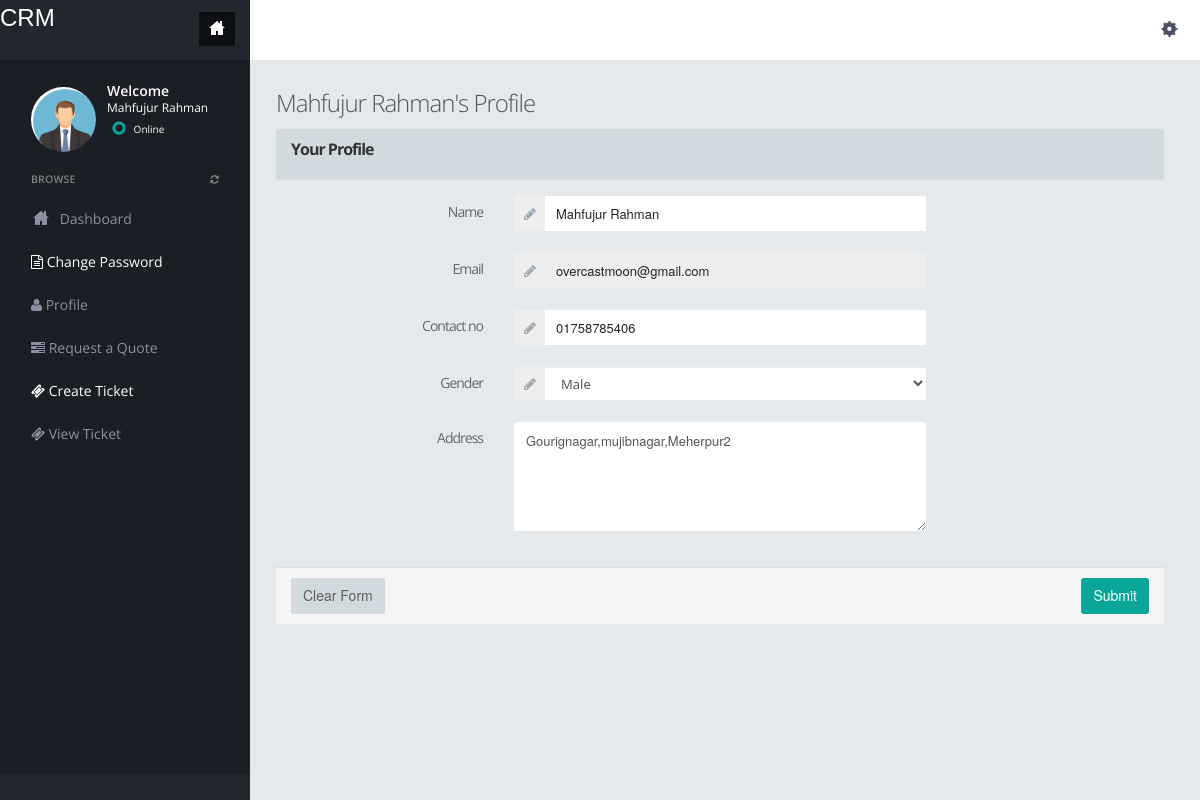
The page /profile.php (signed in) on the database its author committed.
### tables this page shows
CREATE TABLE `tbl_user` (
  `id` int(11) NOT NULL,
  `name` varchar(50) NOT NULL,
  `email` varchar(50) NOT NULL,
  `password` varchar(50) NOT NULL,
  `mobile` varchar(50) NOT NULL,
  `gender` varchar(10) NOT NULL,
  `address` varchar(255) NOT NULL,
  `status` int(11) NOT NULL
);

### profile.php (the view, shortened to what this page needs)
<?php
include("dbconnection.php");
?>
<!DOCTYPE html>
<html>
<head>
    <link href="admin/assets/plugins/pace/pace-theme-flash.css" rel="stylesheet" type="text/css" media="screen"/>
    <link href="admin/assets/plugins/boostrapv3/css/bootstrap.min.css" rel="stylesheet" type="text/css"/>
    <link href="admin/assets/plugins/boostrapv3/css/bootstrap-theme.min.css" rel="stylesheet" type="text/css"/>
    <link href="admin/assets/plugins/font-awesome/css/font-awesome.css" rel="stylesheet" type="text/css"/>
    <link href="admin/assets/css/animate.min.css" rel="stylesheet" type="text/css"/>
    <link href="admin/assets/plugins/jquery-scrollbar/jquery.scrollbar.css" rel="stylesheet" type="text/css"/>
    <link href="admin/assets/css/style.css" rel="stylesheet" type="text/css"/>
    <link href="admin/assets/css/responsive.css" rel="stylesheet" type="text/css"/>
    <link href="admin/assets/css/custom-icon-set.css" rel="stylesheet" type="text/css"/>
</head>
<body class="">
    <?php include("header.php");?>
    <div class="page-container row-fluid">
        <?php include("leftbar.php");?>
    </div>
</div>
<div class="footer-widget">
</div>
<div class="page-content">
    <div class="content">
        <div class="page-title">
            <h3><?php echo $_SESSION['name'];?>'s Profile</h3>
            <?php
            $email=$_SESSION['login'];
            $sql="SELECT * FROM tbl_user WHERE email='$email'";
            $query=mysqli_query($con,$sql);
            $num=mysqli_num_rows($query);
            if ($num>0) {
                while ($result=mysqli_fetch_array($query)) {
                    ?>
                    <div class="row">
                        <div class="col-md-12">
                            <form class="form-horizontal" method="post" enctype="multipart/form-data">
                                <div class="panel panel-default">
                                    <div class="panel-heading">
                                        <h3 class="panel-title"><strong>Your Profile</h3>
                                        </div>
                                        <div class="panel-body">
                                            <div class="form-group">
                                                <label class="col-md-3 col-xs-12 control-label">Name</label>
                                                <div class="col-md-6 col-xs-12">
                                                    <div class="input-group">
                                                        <span class="input-group-addon"><span class="fa fa-pencil"></span></span>
                                                        <input type="text" name="name" value="<?php echo $result['name'];?>" class="form-control"/>
                                                    </div>
                                                </div>
                                            </div>
                                            <div class="form-group">
                                                <label class="col-md-3 col-xs-12 control-label"> Email </label>
                                                <div class="col-md-6 col-xs-12">
                                                    <div class="input-group">
                                                        <span class="input-group-addon"><span class="fa fa-pencil"></span></span>
                                                        <input type="text"  value="<?php echo $result['email'];?>" disabled="disabled" class="form-control"/>
                                                    </div>
                                                </div>
                                            </div>
                                            <div class="form-group">
                                                <label class="col-md-3 col-xs-12 control-label">Contact no </label>
                                                <div class="col-md-6 col-xs-12">
                                                    <div class="input-group">
                                                        <span class="input-group-addon"><span class="fa fa-pencil"></span></span>
                                                        <input type="text"  name="mobile" value="<?php echo $result['mobile'];?>"  maxlength="11" class="form-control"/>
                                                    </div>
                                                </div>
                                            </div>
                                            <div class="form-group">
                                                <label class="col-md-3 col-xs-12 control-label">Gender </label>
                                                <div class="col-md-6 col-xs-12">
                                                    <div class="input-group">
                                                        <span class="input-group-addon"><span class="fa fa-pencil"></span></span>
                                                        <select class="form-control select" name="gender">
                                                            <option value="<?php echo $result['gender'];?>"><?php $a=$result['gender'];
                                                            if($a=='m')
                                                            {
                                                                echo "Male";
                                                            }
                                                            ?></option>
                                                        </select>
                                                </div>
                                            </div>
                                        </div>
                                        <div class="form-group">
                                            <label class="col-md-3 col-xs-12 control-label">Address</label>
                                            <div class="col-md-6 col-xs-12">
                                                <textarea class="form-control" name="address" rows="5"><?php echo $result['address'];?></textarea>
                                            </div>
                                        </div>
                                    </div>
                                    <?php
                                }
                            }
                            ?>
                            <div class="panel-footer">
                                <button class="btn btn-default">Clear Form</button>
                                <input type="submit" value="Submit" name="update" class="btn btn-primary pull-right">
                            </div>
                        </div>
                    </form>
                </div>
            </div>
        </div>
    </div>
</div>
</div>
</body>
</html>

### admin/assets/css/responsive.css (style rules this page uses)
@media (min-width: 980px) { .page-content { margin-left: 250px; min-height: 100%; } }

### rows shown on the page
tbl_user: name "Mahfujur Rahman", email "overcastmoon@gmail.com", mobile "01758785406", gender "Male", address "Gourignagar,mujibnagar,Meherpur2"

### other values the page prints
$_SESSION['name'] "Mahfujur Rahman"
